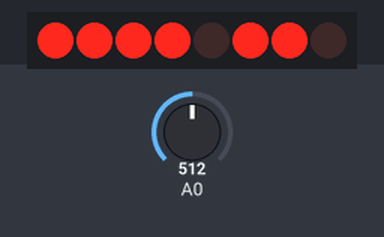
Bench run of a sketch on a simulated Arduino Uno, built with avr-gcc and run on an emulated ATmega328P. On the bench: 8 shift-register outputs drawn as a row of LEDs (first output left, lit = HIGH). Wiring (inferred from the names in the program): shift register (74HC595): data pin 11; shift clock pin 12; latch pin 8. Wiring (inferred from the signals the program sends): row of LEDs: on Q0, Q1, Q2, Q3, Q4, Q5, Q6, Q7. Inputs (shaded band) come from the test bench; at power-on: A0 = 512. Random numbers use the default seed unless the sketch sets one.

Above: at 1.8 s.
1.9 s: A0 set to 716
At 3.0 s:
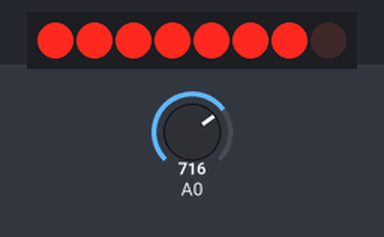
3.5 s: A0 set to 467
5.2 s: A0 set to 456
At 6.4 s:
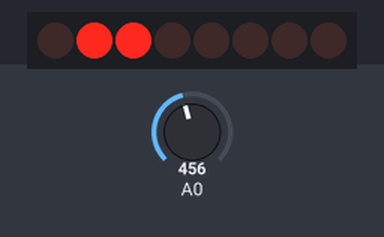
7.6 s: A0 set to 0
At 11.5 s:
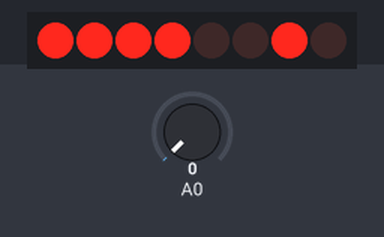
11.7 s: A0 set to 511
At 12.09 s:
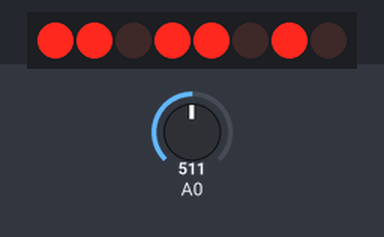
13.6 s: A0 set to 306
At 15.4 s:
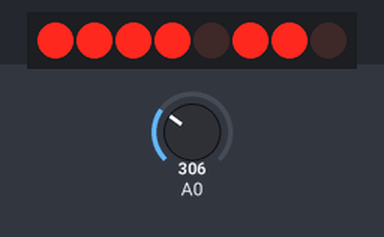
Timing chart, 0 to 16.6 s (numbered marks = the images above; inputs shaded):
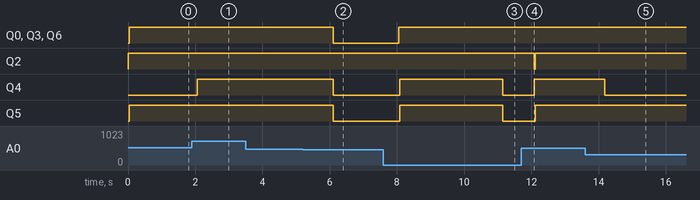

The sketch:

sketch_feb16a-4dig-segtest-v2.ino
```cpp
// (licence header left out)
// Shift register pins
int latchPin  = 8;
int clockPin  = 12;
int dataPin   = 11;

// Pin numbers for the four cathode transistors
int digitPins[4][1] = { {7}, {6}, {5}, {4} };

// Decimal encoded binary values for LED digit states 0-9
int decVals[] {63, 6, 91, 79, 102, 109, 125, 7, 127, 103};

// Test 4 digit number (un-encoded!)
int testNum[] {1, 9, 8, 3};
int testBuff[4];

unsigned long interval = 1000; // the time we need to wait
unsigned long previousMillis = 0;

void setup() {
  // Generate random number
  randomSeed(analogRead(0));
  testBuff[0] = random(1, 9);
  testBuff[1] = random(0, 9);
  testBuff[2] = random(0, 9);
  testBuff[3] = random(0, 9);

  // Set shift register pins as output
  pinMode(latchPin, OUTPUT);
  pinMode(clockPin, OUTPUT);
  pinMode(dataPin, OUTPUT);

  // Set cathode transistor base pins as output
  pinMode(digitPins[0], OUTPUT);
  pinMode(digitPins[1], OUTPUT);
  pinMode(digitPins[2], OUTPUT);
  pinMode(digitPins[3], OUTPUT);
}

// Main loop
void loop() {
  /* Millis test - https://www.baldengineer.com/millis-tutorial.html */
  unsigned long currentMillis = millis();

  if ((unsigned long)(currentMillis - previousMillis) >= interval) {
    genRandomNumber();
    previousMillis = millis();
  }
  /* */

  for (int i=0; i<4; i++) {
    //writeDigit( encodeNumber( testNum[i] ) );
    writeDigit( encodeNumber( testBuff[i] ) );
    selectDigit(i);
    delay(5); /* 5 */
  }

}

// Convert a number (0-9) to binary encoded decimal
int encodeNumber(int x) {
  return decVals[x];
}

// Select which digit to write to (open relevant cathode transistor)
void selectDigit(int digit) {
  digitalWrite(digitPins[0][0], LOW);
  digitalWrite(digitPins[1][0], LOW);
  digitalWrite(digitPins[2][0], LOW);
  digitalWrite(digitPins[3][0], LOW);

  digitalWrite(digitPins[digit][0], HIGH);
}

// Write digit to LED digit
void writeDigit(byte val) {
  digitalWrite(latchPin, LOW);
  shiftOut(dataPin, clockPin, MSBFIRST, byte(val));
  digitalWrite(latchPin, HIGH);
}

// Generate random number
void genRandomNumber() {
  randomSeed(analogRead(0));
  testBuff[0] = random(1, 9);
  testBuff[1] = random(0, 9);
  testBuff[2] = random(0, 9);
  testBuff[3] = random(0, 9);
}
```

Measured:
- the behaviour switches between 457 and 456 on A0 (found by bisection; images 1 and 2)
- after the input at 1.9 s, Q4: LOW → HIGH after 0.16 s
- after the input at 3.5 s, every drawn part: stays the same
- after the input at 5.2 s, Q0, Q3–6: HIGH → LOW after 0.90 s
- after the input at 7.6 s, Q0, Q3, Q6: LOW → HIGH after 0.46 s; Q4, Q5: LOW → HIGH after 0.48 s, → LOW 3.1 s later
- after the input at 13.6 s, Q4: HIGH → LOW after 0.58 s
